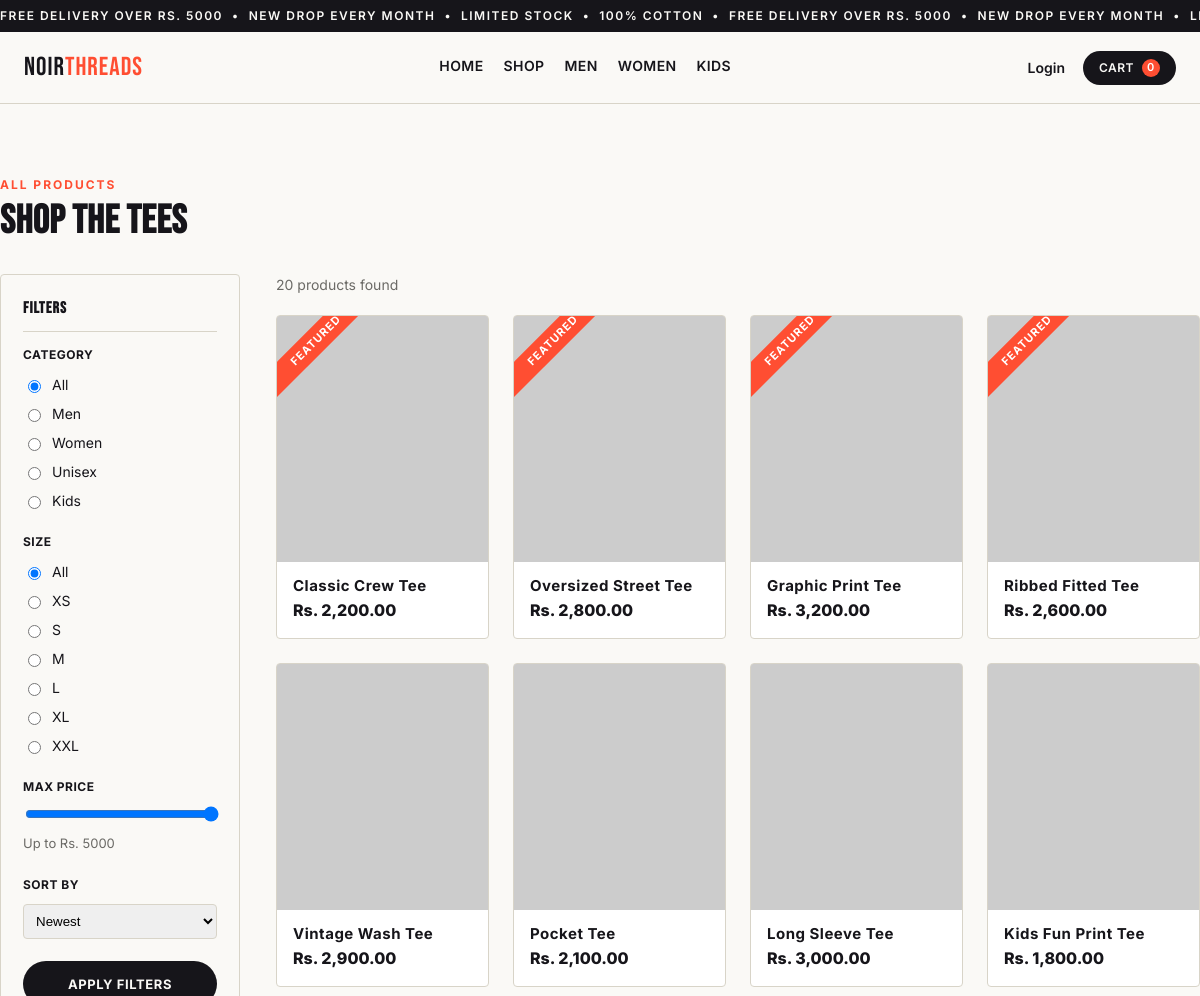
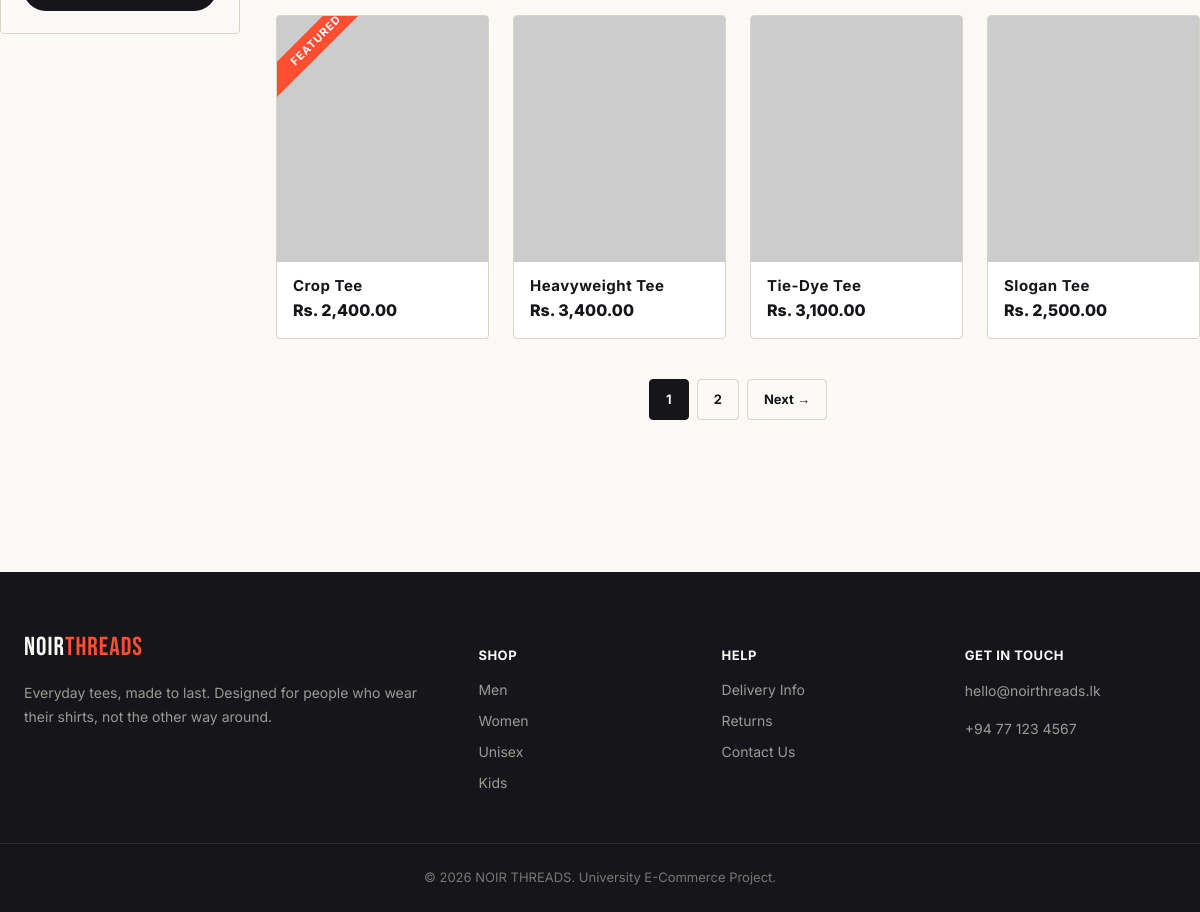
/products.php, run on the app's committed database (2 pictures, top to bottom).
### tables this page shows
CREATE TABLE categories (
    id INT AUTO_INCREMENT PRIMARY KEY,
    name VARCHAR(50) NOT NULL
);

CREATE TABLE products (
    id INT AUTO_INCREMENT PRIMARY KEY,
    name VARCHAR(100) NOT NULL,
    description TEXT,
    price DECIMAL(10,2) NOT NULL,
    category_id INT,
    image VARCHAR(255),
    sizes VARCHAR(50) DEFAULT 'S,M,L,XL',
    colors VARCHAR(100) DEFAULT 'Black,White',
    stock INT DEFAULT 50,
    featured TINYINT(1) DEFAULT 0,
    created_at TIMESTAMP DEFAULT CURRENT_TIMESTAMP,
    FOREIGN KEY (category_id) REFERENCES categories(id)
);

### products.php (the view, shortened to what this page needs)
<?php
require_once 'config/db.php';
$category = isset($_GET['category']) ? intval($_GET['category']) : 0;
$size = isset($_GET['size']) ? $_GET['size'] : '';
$max_price = isset($_GET['max_price']) ? intval($_GET['max_price']) : 5000;
$sort = isset($_GET['sort']) ? $_GET['sort'] : 'newest';
$q = isset($_GET['q']) ? trim($_GET['q']) : '';
$page = isset($_GET['page']) ? max(1, intval($_GET['page'])) : 1;
$per_page = 12;
$offset = ($page - 1) * $per_page;
$where_sql = "WHERE price <= ?";
$params = [$max_price];
$types = "i";
$count_stmt = $conn->prepare("SELECT COUNT(*) AS c FROM products $where_sql");
$count_stmt->bind_param($types, ...$params);
$count_stmt->execute();
$total = $count_stmt->get_result()->fetch_assoc()['c'];
$total_pages = max(1, ceil($total / $per_page));
$order_sql = match ($sort) {
    'price_low' => " ORDER BY price ASC",
    'price_high' => " ORDER BY price DESC",
    default => " ORDER BY created_at DESC",
};
$sql = "SELECT * FROM products $where_sql $order_sql LIMIT ? OFFSET ?";
$params[] = $per_page;
$params[] = $offset;
$types .= "ii";
$stmt = $conn->prepare($sql);
$stmt->bind_param($types, ...$params);
$stmt->execute();
$products = $stmt->get_result();
$categories = $conn->query("SELECT * FROM categories");
$base_params = $_GET;
unset($base_params['page']);
$base_query = http_build_query($base_params);
require_once 'includes/header.php';
?>
<section class="section container">
  <div class="section-head">
    <div>
      <span class="section-eyebrow">All Products</span>
      <h2>Shop the tees</h2>
    </div>
  </div>
  <div class="shop-layout">
    <form class="filters" method="get" action="products.php">
      <h4>Filters</h4>
      <div class="filter-group">
        <label style="font-weight:700; text-transform:uppercase; font-size:12px; letter-spacing:0.5px; margin-bottom:10px;">Category</label>
        <label><input type="radio" name="category" value="0" <?php echo $category == 0 ? 'checked' : ''; ?>> All</label>
        <?php $categories->data_seek(0); while ($c = $categories->fetch_assoc()): ?>
          <label><input type="radio" name="category" value="<?php echo $c['id']; ?>" <?php echo $category == $c['id'] ? 'checked' : ''; ?>> <?php echo htmlspecialchars($c['name']); ?></label>
        <?php endwhile; ?>
      </div>
      <div class="filter-group">
        <label style="font-weight:700; text-transform:uppercase; font-size:12px; letter-spacing:0.5px; margin-bottom:10px;">Size</label>
        <label><input type="radio" name="size" value="" <?php echo $size == '' ? 'checked' : ''; ?>> All</label>
        <?php foreach (['XS','S','M','L','XL','XXL'] as $s): ?>
          <label><input type="radio" name="size" value="<?php echo $s; ?>" <?php echo $size == $s ? 'checked' : ''; ?>> <?php echo $s; ?></label>
        <?php endforeach; ?>
      </div>
      <div class="filter-group">
        <label style="font-weight:700; text-transform:uppercase; font-size:12px; letter-spacing:0.5px;">Max Price</label>
        <input type="range" name="max_price" min="1500" max="5000" step="100" value="<?php echo $max_price; ?>" oninput="this.nextElementSibling.innerText = 'Up to Rs. ' + this.value">
        <div class="price-value">Up to Rs. <?php echo $max_price; ?></div>
      </div>
      <div class="filter-group">
        <label style="font-weight:700; text-transform:uppercase; font-size:12px; letter-spacing:0.5px; margin-bottom:10px;">Sort By</label>
        <select name="sort" style="width:100%; padding:8px; border-radius:4px; border:1px solid var(--stone);">
          <option value="newest" <?php echo $sort == 'newest' ? 'selected' : ''; ?>>Newest</option>
        </select>
      </div>
      <button type="submit" class="btn btn-dark btn-block">Apply Filters</button>
    </form>
    <div>
      <div class="results-bar">
        <span><?php echo $total; ?> products found<?php echo $q !== '' ? ' for "' . htmlspecialchars($q) . '"' : ''; ?></span>
      </div>
      <?php if ($products->num_rows === 0): ?>
        <div class="empty-state">
          <p>No products match these filters. Try widening your search.</p>
        </div>
      <?php else: ?>
        <div class="product-grid">
          <?php while ($p = $products->fetch_assoc()): ?>
            <a href="product.php?id=<?php echo $p['id']; ?>" class="product-card">
              <div class="product-thumb">
                <?php if ($p['featured']): ?><span class="product-tag">Featured</span><?php endif; ?>
                <img src="<?php echo htmlspecialchars($p['image']); ?>" alt="<?php echo htmlspecialchars($p['name']); ?>">
              </div>
              <div class="product-info">
                <h3><?php echo htmlspecialchars($p['name']); ?></h3>
                <div class="product-price-row">
                  <span class="product-price">Rs. <?php echo number_format($p['price'], 2); ?></span>
                </div>
              </div>
            </a>
          <?php endwhile; ?>
        </div>
        <?php if ($total_pages > 1): ?>
          <div class="pagination">
            <?php for ($i = 1; $i <= $total_pages; $i++): ?>
              <a href="products.php?<?php echo $base_query; ?>&page=<?php echo $i; ?>" class="page-link <?php echo $i == $page ? 'active' : ''; ?>"><?php echo $i; ?></a>
            <?php endfor; ?>
            <?php if ($page < $total_pages): ?>
              <a href="products.php?<?php echo $base_query; ?>&page=<?php echo $page + 1; ?>" class="page-link">Next &rarr;</a>
            <?php endif; ?>
          </div>
        <?php endif; ?>
      <?php endif; ?>
    </div>
  </div>
</section>
<?php require_once 'includes/footer.php'; ?>

### css/style.css (style rules this page uses)
:root { --bg: #FAF9F6; --ink: #16151A; --accent: #FF4E32; --stone: #D8D4C8; --muted: #6B6A66; --white: #FFFFFF; --font-display: 'Bebas Neue', sans-serif; --font-body: 'Inter', sans-serif; --radius: 4px; --container: 1240px; }
* { box-sizing: border-box; }
html { scroll-behavior: smooth; }
body { margin: 0; background: var(--bg); color: var(--ink); font-family: var(--font-body); line-height: 1.5; -webkit-font-smoothing: antialiased; }
a { color: inherit; text-decoration: none; }
img { max-width: 100%; display: block; }
button { font-family: inherit; cursor: pointer; }
h1, h2, h3, .display { font-family: var(--font-display); letter-spacing: 0.5px; line-height: 1.05; margin: 0; text-transform: uppercase; }
.container { max-width: var(--container); margin: 0 auto; padding: 0 24px; }
.btn { display: inline-block; padding: 14px 28px; border-radius: 999px; font-weight: 700; font-size: 13px; text-transform: uppercase; letter-spacing: 0.6px; border: 1px solid transparent; transition: transform 0.15s ease; }
.btn-dark { background: var(--ink); color: var(--bg); }
.btn-block { width: 100%; text-align: center; }
.section { padding: 72px 0; }
.section-head { display: flex; align-items: flex-end; justify-content: space-between; margin-bottom: 32px; flex-wrap: wrap; gap: 12px; }
.section-head h2 { font-size: 40px; }
.section-eyebrow { color: var(--accent); font-weight: 700; font-size: 12px; letter-spacing: 2px; text-transform: uppercase; margin-bottom: 6px; display: block; }
.product-grid { display: grid; grid-template-columns: repeat(4, 1fr); gap: 24px; }
.product-card { position: relative; background: var(--white); border-radius: var(--radius); overflow: hidden; border: 1px solid var(--stone); }
.product-thumb { position: relative; aspect-ratio: 3/3.5; overflow: hidden; background: var(--stone); }
.product-thumb img { width: 100%; height: 100%; object-fit: cover; transition: transform 0.4s ease; }
.product-tag { position: absolute; top: 12px; left: -34px; background: var(--accent); color: var(--white); font-size: 11px; font-weight: 700; letter-spacing: 1px; text-transform: uppercase; padding: 4px 40px; transform: rotate(-45deg); }
.product-info { padding: 16px; }
.product-info h3 { font-family: var(--font-body); font-weight: 700; font-size: 15px; text-transform: none; margin-bottom: 4px; }
.product-price-row { display: flex; align-items: center; justify-content: space-between; }
.product-price { font-weight: 800; font-size: 16px; }
.shop-layout { display: grid; grid-template-columns: 240px 1fr; gap: 36px; align-items: start; }
.filters { border: 1px solid var(--stone); border-radius: var(--radius); padding: 22px; position: sticky; top: 96px; }
.filters h4 { font-family: var(--font-display); letter-spacing: 1px; font-size: 16px; margin: 0 0 14px; padding-bottom: 10px; border-bottom: 1px solid var(--stone); }
.filter-group { margin-bottom: 22px; }
.filter-group label { display: flex; align-items: center; gap: 8px; font-size: 14px; margin-bottom: 8px; cursor: pointer; }
.filter-group input[type="range"] { width: 100%; }
.price-value { font-size: 13px; color: var(--muted); margin-top: 6px; }
.results-bar { display: flex; justify-content: space-between; align-items: center; margin-bottom: 20px; font-size: 14px; color: var(--muted); }
.pagination { display: flex; gap: 8px; justify-content: center; margin-top: 40px; flex-wrap: wrap; }
.page-link { padding: 10px 16px; border: 1px solid var(--stone); border-radius: 4px; font-size: 13px; font-weight: 700; color: var(--ink); }
.page-link.active { background: var(--ink); color: var(--bg); border-color: var(--ink); }

### data on the page
categories: category "☐ Men", name "Men"
categories: category "☐ Women", name "Women"
categories: category "☐ Unisex", name "Unisex"
categories: category "☐ Kids", name "Kids"
products: featured "FEATURED", name "Classic Crew Tee", price "2,200.00"
products: featured "FEATURED", name "Oversized Street Tee", price "2,800.00"
products: featured "FEATURED", name "Graphic Print Tee", price "3,200.00"
products: featured "FEATURED", name "Ribbed Fitted Tee", price "2,600.00"
products: name "Vintage Wash Tee", price "2,900.00"
products: name "Pocket Tee", price "2,100.00"
products: name "Long Sleeve Tee", price "3,000.00"
products: name "Kids Fun Print Tee", price "1,800.00"
products: featured "FEATURED", name "Crop Tee", price "2,400.00"
products: name "Heavyweight Tee", price "3,400.00"
products: name "Tie-Dye Tee", price "3,100.00"
products: name "Slogan Tee", price "2,500.00"

### other printed values
$cart_count "0"
$s "XS"
$s "S"
$s "M"
$s "L"
$s "XL"
$s "XXL"
$max_price "5000"
$total "20"
